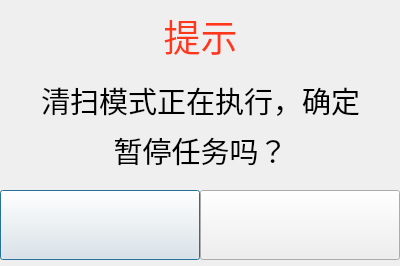
<?xml version="1.0" encoding="UTF-8"?>
<ui version="4.0">
 <class>PromptW</class>
 <widget class="QDialog" name="PromptW">
  <property name="geometry">
   <rect>
    <x>0</x>
    <y>0</y>
    <width>400</width>
    <height>266</height>
   </rect>
  </property>
  <property name="font">
   <font>
    <family>宋体</family>
    <pointsize>18</pointsize>
   </font>
  </property>
  <property name="windowTitle">
   <string>Dialog</string>
  </property>
  <property name="styleSheet">
   <string notr="true">#Widget_Prompt
{
border-image: url(:/new/prefix1/image/widget_promptimag/bigback_board.png);
}</string>
  </property>
  <widget class="QPushButton" name="okButton">
   <property name="geometry">
    <rect>
     <x>0</x>
     <y>190</y>
     <width>200</width>
     <height>70</height>
    </rect>
   </property>
   <property name="font">
    <font>
     <family>宋体</family>
     <pointsize>18</pointsize>
    </font>
   </property>
   <property name="styleSheet">
    <string notr="true">border-image: url(:/new/prefix1/image/widget_promptimag/ok.png);</string>
   </property>
   <property name="text">
    <string/>
   </property>
  </widget>
  <widget class="QPushButton" name="cancelButton">
   <property name="geometry">
    <rect>
     <x>200</x>
     <y>190</y>
     <width>200</width>
     <height>70</height>
    </rect>
   </property>
   <property name="font">
    <font>
     <family>宋体</family>
     <pointsize>18</pointsize>
    </font>
   </property>
   <property name="styleSheet">
    <string notr="true">border-image: url(:/new/prefix1/image/widget_promptimag/cancel.png);</string>
   </property>
   <property name="text">
    <string/>
   </property>
  </widget>
  <widget class="QLabel" name="titleLabel">
   <property name="geometry">
    <rect>
     <x>120</x>
     <y>10</y>
     <width>161</width>
     <height>51</height>
    </rect>
   </property>
   <property name="font">
    <font>
     <family>宋体</family>
     <pointsize>28</pointsize>
    </font>
   </property>
   <property name="styleSheet">
    <string notr="true">color: rgb(255, 56, 27);</string>
   </property>
   <property name="text">
    <string>提示</string>
   </property>
   <property name="alignment">
    <set>Qt::AlignCenter</set>
   </property>
  </widget>
  <widget class="QLabel" name="infoLabel">
   <property name="geometry">
    <rect>
     <x>10</x>
     <y>80</y>
     <width>381</width>
     <height>41</height>
    </rect>
   </property>
   <property name="font">
    <font>
     <family>宋体</family>
     <pointsize>22</pointsize>
    </font>
   </property>
   <property name="text">
    <string>清扫模式正在执行，确定</string>
   </property>
   <property name="alignment">
    <set>Qt::AlignCenter</set>
   </property>
  </widget>
  <widget class="QLabel" name="infoLabel2">
   <property name="geometry">
    <rect>
     <x>10</x>
     <y>130</y>
     <width>381</width>
     <height>41</height>
    </rect>
   </property>
   <property name="font">
    <font>
     <family>宋体</family>
     <pointsize>22</pointsize>
    </font>
   </property>
   <property name="text">
    <string>暂停任务吗？</string>
   </property>
   <property name="alignment">
    <set>Qt::AlignCenter</set>
   </property>
  </widget>
 </widget>
 <resources/>
 <connections/>
</ui>
